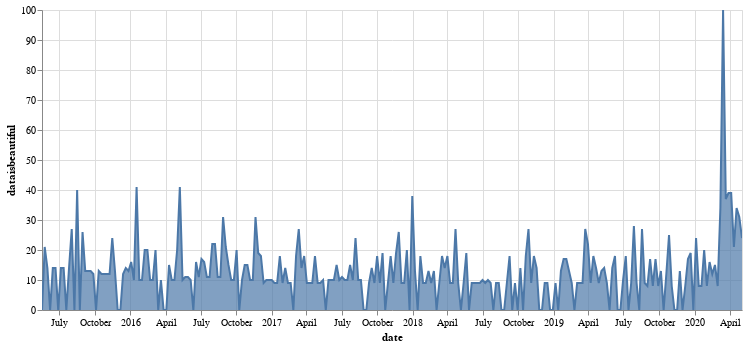

Notebook code for this chart:
### Code cell
r_o_t_plot = alt.Chart(r_o_t).encode(x='date', y=kw_list).mark_area(line=True).interactive().properties(width=700)
r_o_t_plot

### Figure 1 — Vega-Lite specification as saved in the notebook (floating-point values rounded to 4 significant figures; data arrays with more than 128 entries replaced by an {"elided": "..."} marker saying what was removed)
{"config": {"view": {"continuousWidth": 400, "continuousHeight": 300}}, "data": {"name": "data-2fe0d1a2509c00444d3af9b84298caf5"}, "mark": {"type": "area", "line": true}, "encoding": {"x": {"type": "temporal", "field": "date"}, "y": {"type": "quantitative", "field": "dataisbeautiful"}}, "selection": {"selector001": {"type": "interval", "bind": "scales", "encodings": ["x", "y"]}}, "width": 700, "$schema": "https://vega.github.io/schema/vega-lite/v4.8.1.json", "datasets": {"data-2fe0d1a2509c00444d3af9b84298caf5": {"elided": "260 records"}}}
